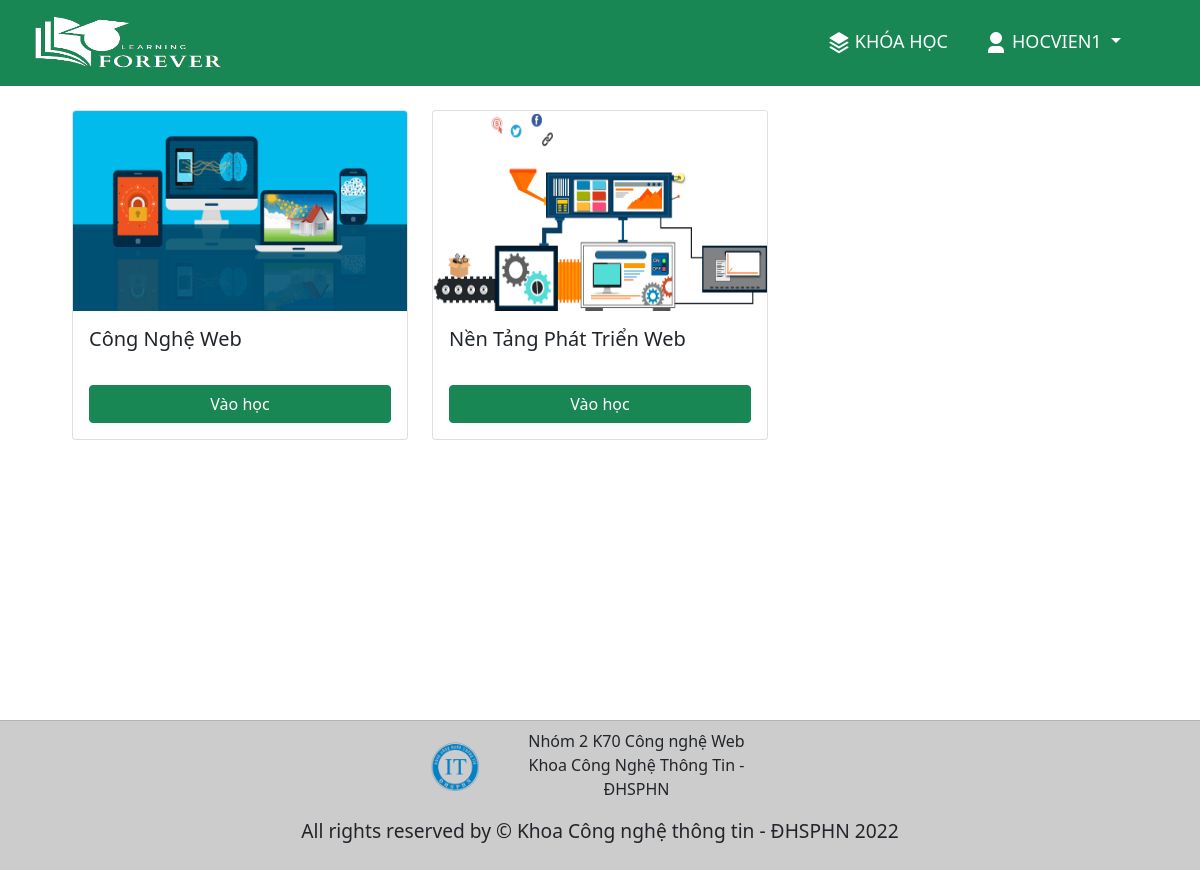
The page /KhoaHoc.php (signed in) on the database its author committed.
### tables this page shows
CREATE TABLE `tb_tai_khoan` (
  `ten_dang_nhap` varchar(255) NOT NULL,
  `ten_hien_thi` varchar(255) NOT NULL,
  `mat_khau` varchar(50) NOT NULL,
  `doi_tuong` tinyint(1) NOT NULL DEFAULT 0,
  `ngay_sinh` date DEFAULT NULL,
  `gioi_tinh` tinyint(4) NOT NULL DEFAULT -1
);

CREATE TABLE `tb_khoa_hoc` (
  `id_khoa_hoc` int(11) NOT NULL,
  `ten_khoa_hoc` varchar(255) NOT NULL,
  `path_img` varchar(255) NOT NULL DEFAULT 'img_default.jpg'
);

### function.php (called while the page is built, shortened)
<?php
$folderKH = "assets/img_khoa_hoc/";
	function selectTK($user){
		GLOBAL $conn;
		$sql = "SELECT * FROM tb_tai_khoan WHERE ten_dang_nhap = '$user'";
		$query = mysqli_query($conn, $sql);
		return mysqli_fetch_array($query);
	}
?>

### KhoaHoc.php (the view, shortened to what this page needs)
<?php
	include "Connect.php";
?>
<!DOCTYPE html>
<html>
<head>
    <link href="https://cdn.jsdelivr.net/npm/remixicon@2.5.0/fonts/remixicon.css" rel="stylesheet">
	<link rel="stylesheet" type="text/css" href="assets/bootstrap/css/bootstrap.css">
</head>
<body id="page-top">
	<main style="min-height: 90vh; max-width: 100%;">
	<?php include "navbar.php"; ?>
	<div style="height: 86px;"></div>
		<div class="row row-cols-1 row-cols-md-3 g-4 mb-4" style="margin: 0 auto; width: 90%;">
	<?php
		$sql = "SELECT * FROM tb_khoa_hoc";
		$query = mysqli_query($conn, $sql);
		while ($row = mysqli_fetch_array($query)) {
	?>
			  <div class="col">
			    <div class="card" style="position: relative;">
			      <img src="<?php echo $folderKH . $row['path_img']; ?>" class="card-img-top" height = "200vh" alt="Course Image">
			      <div class="card-body">
			        <h5 class="card-title text-capitalize" style="min-height: 50px"><?php echo $row['ten_khoa_hoc']; ?></h5>
			        <a href="ChuDeKhoaHoc.php?idKH=<?php echo $row['id_khoa_hoc']; ?>" style="display: block;" class="btn btn-success">Vào học</a>
			      </div>
			    </div>
			  </div>
	<?php
		};
	?>
		</div>
	</main>
	<?php include "footer.php"; ?>
</body>
</html>

### navbar.php (shortened to what this page needs)
<nav class="navbar navbar-expand-lg text-uppercase fixed-top bg-success" id="mainNav">
        <div class="container-fluid">
            	<a class="navbar-brand px-3" href="KhoaHoc.php">
					<img width="200px" height="60px" src="assets/image/logoA.png">
	            </a>
            <div class="collapse navbar-collapse" id="navbarResponsive">
                <ul class="navbar-nav ms-auto" style="font-size: 18px;">
			    	<li class="nav-item dropdown">
					  <a class="text-nav nav-link active py-3 px-0 px-lg-3 rounded text-white" href="KhoaHoc.php"><img class="p-1" src="assets/image/stack.png">Khóa học</a>
					</li>
				<?php
						$row = selectTK($_SESSION['user']);
					?>
					<li class="nav-item dropdown" style="margin-right: 24px; min-width: 200px;">
					  <a class="text-nav nav-link dropdown-toggle active py-3 px-0 px-lg-3 rounded text-white" href="#" id="navbarDropdownMenuLink" role="button" data-bs-toggle="dropdown" aria-expanded="false">
					    <?php
					    	echo "<img class='p-1' src='assets/image/user.png'>" .$row['ten_hien_thi'];
					    ?>
					  </a>
					</li>
				</ul>
            </div>
        </div>
    </nav>

### rows shown on the page
tb_tai_khoan: ten_hien_thi "HOCVIEN1"
tb_khoa_hoc: path_img (picture), ten_khoa_hoc "Công Nghệ Web"
tb_khoa_hoc: path_img (picture), ten_khoa_hoc "Nền Tảng Phát Triển Web"
